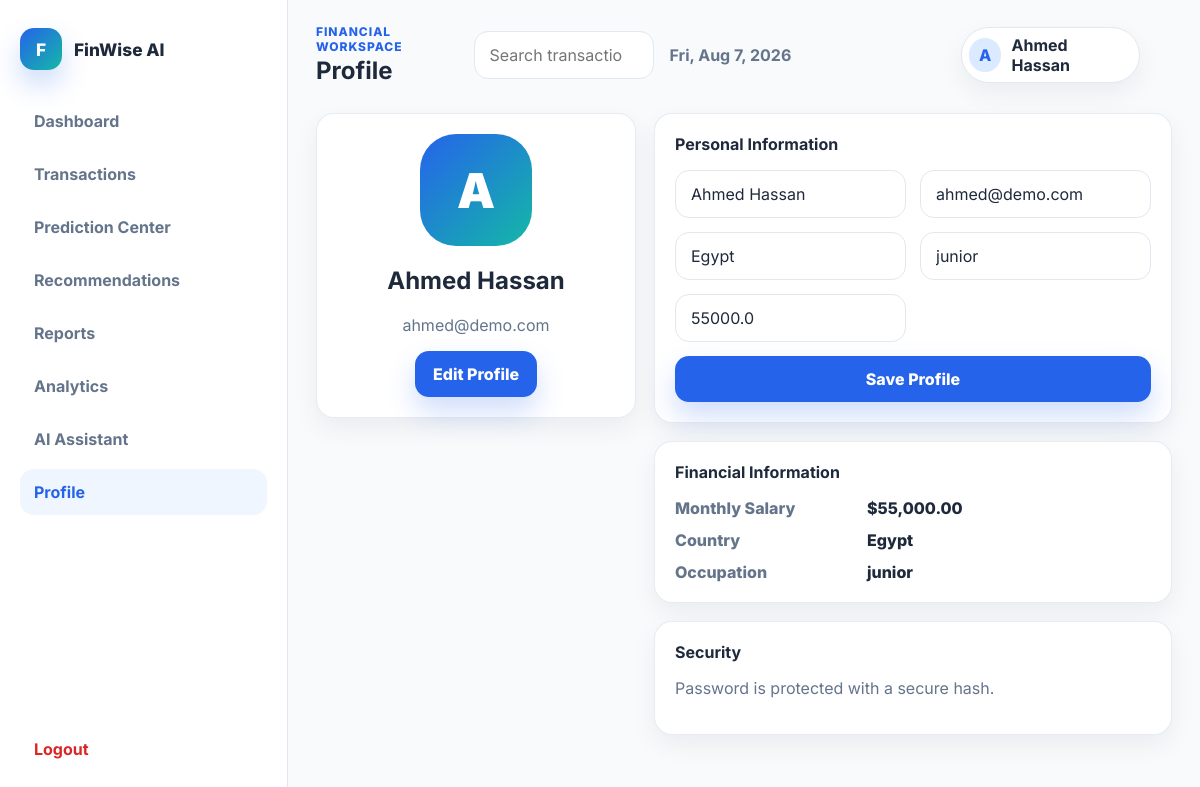
Screenshot of /profile (signed in) with the database file from the repository.
### models/user.py (models this page shows, shortened)
class User(db.Model):
    __tablename__ = "users"
    id = db.Column(db.Integer, primary_key=True)
    name = db.Column(db.String(100), nullable=False)
    email = db.Column(db.String(255), unique=True, nullable=False)
    password_hash = db.Column(db.String(255), nullable=False)
    age = db.Column(db.Integer)
    country = db.Column(db.String(100))
    occupation_level = db.Column(db.String(100))
    salary = db.Column(db.Float)
    created_at = db.Column(
        db.DateTime,
        default=datetime.utcnow
    )
    transactions = db.relationship(
        "Transaction",
        back_populates="user",
        cascade="all, delete-orphan"
    )

### app.py (the view, shortened to what this page needs)
@app.route(
    "/profile",
    methods=["GET", "POST"]
)
@login_required
def profile():
    user = current_user()
    return render_template(
        "app/profile.html",
        page_title="Profile",
        active_page="profile",
        user=user
    )

### app.py (called while the page is built, shortened)
def current_user():
    user_id = session.get("user_id")
    if not user_id:
        return None
    return db.session.get(User, user_id)

def login_required(view):
    @wraps(view)
    def wrapper(*args, **kwargs):
        if current_user() is None:
            return redirect(url_for("login"))
        return view(*args, **kwargs)
    return wrapper

@app.context_processor
def inject_user():
    user = current_user()
    return {
        "user": user,
        "money": money
    }

### services/finance_service.py (called while the page is built)
def money(value):
    return f"${Decimal(value or 0):,.2f}"

### templates/app/profile.html (shortened to what this page needs)
{% extends "layout/base.html" %}
{% block styles %}<link rel="stylesheet" href="{{ url_for('static', filename='css/profile.css') }}">{% endblock %}
{% block content %}
<section class="profile-layout">
  <aside class="card profile-card"><div class="avatar">{{ user.name[:1] }}</div><h2>{{ user.name }}</h2><p class="muted">{{ user.email }}</p><button class="primary-button" data-profile-edit>Edit Profile</button></aside>
  <section class="profile-sections">
    <article class="card">
      <div class="card-header"><h2>Personal Information</h2></div>
      <form class="form-grid" method="post">
        <input name="name" value="{{ user.name }}" required>
        <input name="email" type="email" value="{{ user.email }}" required>
        <input name="country" value="{{ user.country or '' }}" placeholder="Country">
        <input name="occupation" value="{{ user.occupation_level or '' }}" placeholder="Occupation">
        <input name="salary" type="number" step="0.01" value="{{ user.salary or 0 }}" placeholder="Monthly salary">
        <button class="primary-button full-row" type="submit">Save Profile</button>
      </form>
    </article>
    <article class="card"><div class="card-header"><h2>Financial Information</h2></div><dl class="info-list"><dt>Monthly Salary</dt><dd>{{ money(user.salary) }}</dd><dt>Country</dt><dd>{{ user.country or '' }}</dd><dt>Occupation</dt><dd>{{ user.occupation_level or '' }}</dd></dl></article>
    <article class="card"><div class="card-header"><h2>Security</h2></div><p class="muted">Password is protected with a secure hash.</p></article>
  </section>
</section>
{% endblock %}

### templates/layout/base.html (shortened to what this page needs)
<!DOCTYPE html>
<html lang="en">
<head>
  <link rel="stylesheet" href="{{ url_for('static', filename='css/style.css') }}">
  <link rel="stylesheet" href="{{ url_for('static', filename='css/responsive.css') }}">
  {% block styles %}{% endblock %}
</head>
<body class="{{ 'auth-body' if auth_page else 'app-body' }}">
{% if auth_page %}
    {% block auth_content %}{% endblock %}
{% else %}
<div class="shell">
    <aside class="sidebar" id="sidebar">
        <a class="brand" href="{{ url_for('dashboard') }}" aria-label="FinWise AI dashboard">
            <span class="brand-mark">F</span>
            <span>FinWise AI</span>
        </a>
        <nav class="side-nav" aria-label="Primary navigation">
            <a class="{{ 'is-active' if active_page == 'dashboard' }}"
               href="{{ url_for('dashboard') }}">
                Dashboard
            </a>
            <a class="{{ 'is-active' if active_page == 'transactions' }}"
               href="{{ url_for('transactions') }}">
                Transactions
            </a>
            <a class="{{ 'is-active' if active_page == 'predictions' }}"
               href="{{ url_for('predictions') }}">
                Prediction Center
            </a>
            <a class="{{ 'is-active' if active_page == 'recommendations' }}"
               href="{{ url_for('recommendations') }}">
                Recommendations
            </a>
            <a class="{{ 'is-active' if active_page == 'reports' }}"
               href="{{ url_for('reports') }}">
                Reports
            </a>
            <a class="{{ 'is-active' if active_page == 'analytics' }}"
               href="{{ url_for('admin_login') }}">
                Analytics
            </a>
            <a class="{{ 'is-active' if active_page == 'chatbot' }}"
               href="{{ url_for('chatbot') }}">
                AI Assistant
            </a>
            <a class="{{ 'is-active' if active_page == 'profile' }}"
               href="{{ url_for('profile') }}">
                Profile
            </a>
        </nav>
        <a class="logout-link" href="{{ url_for('logout') }}">
            Logout
        </a>
    </aside>
    <main class="workspace">
        <header class="topbar">
            <div>
                <p class="eyebrow">Financial workspace</p>
                <h1>{{ page_title }}</h1>
            </div>
            <form class="global-search" role="search">
                <input
                    type="search"
                    id="globalSearch"
                    placeholder="Search transactions, reports, insights">
            </form>
            <time class="current-date" id="currentDate"></time>
            <a class="user-pill" href="{{ url_for('profile') }}">
                <span>{{ user.name[:1] }}</span>
                <strong>{{ user.name }}</strong>
            </a>
        </header>
        {% block content %}{% endblock %}
    </main>
</div>
{% endif %}
</body>
</html>

### static/css/style.css (style rules this page uses)
:root { --primary:#2563eb;--primary-dark:#1d4ed8;--bg:#f8fafc;--card:#fff;--text:#1e293b;--muted:#64748b;--line:#e2e8f0;--soft:#eff6ff;--success:#16a34a;--warning:#f59e0b;--danger:#dc2626;--radius:18px;--shadow:0 18px 45px rgba(15,23,42,.08);--shadow-sm:0 10px 26px rgba(15,23,42,.06) }
* { box-sizing:border-box }
html { scroll-behavior:smooth }
body { margin:0;font-family:Inter,system-ui,-apple-system,Segoe UI,sans-serif;background:var(--bg);color:var(--text) }
a { color:inherit;text-decoration:none }
button,input,select,textarea { font:inherit }
button { cursor:pointer }
.app-body { min-height:100vh }
.shell { display:grid;grid-template-columns:288px minmax(0,1fr);min-height:100vh }
.sidebar { position:sticky;top:0;height:100vh;padding:28px 20px;background:#fff;border-right:1px solid var(--line);display:flex;flex-direction:column;gap:28px;z-index:20 }
.brand { display:inline-flex;align-items:center;gap:12px;font-weight:800;font-size:1.08rem }
.brand-mark { width:42px;height:42px;border-radius:14px;background:linear-gradient(135deg,var(--primary),#14b8a6);color:#fff;display:grid;place-items:center;box-shadow:0 14px 28px rgba(37,99,235,.24) }
.side-nav { display:grid;gap:7px }
.side-nav a,.logout-link { padding:13px 14px;border-radius:14px;color:var(--muted);font-weight:700;transition:.2s ease }
.side-nav a:hover,.logout-link:hover,.side-nav a.is-active { background:var(--soft);color:var(--primary) }
.logout-link { margin-top:auto;color:var(--danger) }
.workspace { min-width:0;padding:24px 28px 40px }
.topbar { display:grid;grid-template-columns:auto minmax(180px,1fr) minmax(220px,420px) auto auto auto;align-items:center;gap:16px;margin-bottom:28px }
.topbar h1 { margin:2px 0 0;font-size:clamp(1.5rem,2vw,2.2rem);letter-spacing:0 }
.eyebrow { margin:0;color:var(--primary);font-size:.75rem;font-weight:800;text-transform:uppercase;letter-spacing:.08em }
.global-search input,.field,input,select,textarea { width:100%;border:1px solid var(--line);border-radius:14px;background:#fff;color:var(--text);padding:13px 15px;outline:none;transition:.2s ease }
.current-date { color:var(--muted);font-weight:700;white-space:nowrap }
.user-pill { display:flex;align-items:center;gap:10px;background:#fff;border:1px solid var(--line);border-radius:999px;padding:7px 13px 7px 7px;box-shadow:var(--shadow-sm) }
.user-pill span { width:34px;height:34px;border-radius:50%;background:#dbeafe;color:var(--primary);display:grid;place-items:center;font-weight:800 }
.card { background:var(--card);border:1px solid rgba(226,232,240,.8);border-radius:var(--radius);box-shadow:var(--shadow-sm);padding:20px;transition:transform .2s ease,box-shadow .2s ease,border-color .2s ease }
.card-header { display:flex;align-items:flex-start;justify-content:space-between;gap:16px;margin-bottom:16px }
.card-header h2,.card-header h3 { margin:0;font-size:1rem }
.muted { color:var(--muted) }
.primary-button,.secondary-button,.ghost-button { border:0;border-radius:14px;padding:13px 18px;font-weight:800;transition:.2s ease;display:inline-flex;align-items:center;justify-content:center;gap:8px;min-height:44px }
.primary-button { background:var(--primary);color:#fff;box-shadow:0 14px 28px rgba(37,99,235,.22) }
.form-grid { display:grid;grid-template-columns:repeat(2,minmax(0,1fr));gap:14px }
.full-row { grid-column:1/-1 }

### static/css/profile.css (style rules this page uses)
.profile-layout { display:grid;grid-template-columns:320px minmax(0,1fr);gap:18px }
.profile-card { text-align:center;height:max-content }
.avatar { width:112px;height:112px;border-radius:36px;background:linear-gradient(135deg,var(--primary),#14b8a6);color:#fff;margin:0 auto 18px;display:grid;place-items:center;font-size:3rem;font-weight:900 }
.profile-sections { display:grid;gap:18px }
.info-list { display:grid;grid-template-columns:180px 1fr;gap:12px;margin:0 }
.info-list dt { color:var(--muted);font-weight:800 }
.info-list dd { margin:0;font-weight:800 }

### rows the page displays
User: name "A", name "Ahmed Hassan", email "ahmed@demo.com", country "Egypt", occupation "junior", salary "55000.0", salary "$55,000.00", occupation_level "junior"

### other values shown
{{ page_title }} "Profile"
